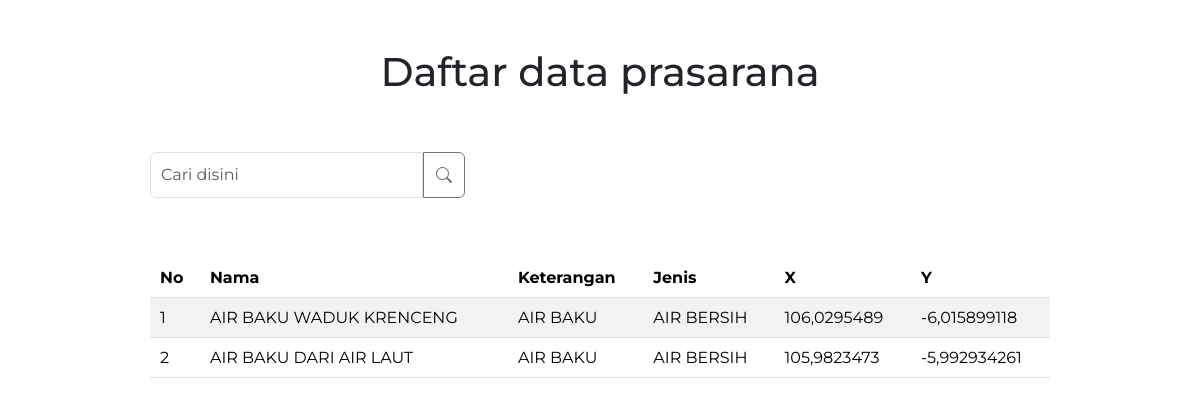
The app's page /backend/detail-data-prasarana?id=7 (signed in) with its own data.
### tables this page shows
CREATE TABLE `atribut_prasarana` (
  `id` int NOT NULL,
  `nama` varchar(255) DEFAULT NULL,
  `keterangan` varchar(255) DEFAULT NULL,
  `x` varchar(255) DEFAULT NULL,
  `y` varchar(255) DEFAULT NULL,
  `jenis` varchar(255) DEFAULT NULL,
  `data_pokok_id` int DEFAULT NULL
);

### backend/detail-data-prasarana.php (called while the page is built, shortened)
<?php
require 'functions/functions.php';
$id = $_GET['id'];
$getdata = query("SELECT * FROM atribut_prasarana
                  JOIN data_prasarana ON atribut_prasarana.data_pokok_id = data_prasarana.id
                  WHERE atribut_prasarana.data_pokok_id = $id");
require 'views/detail-data-prasarana.view.php';

### backend/functions/functions.php (called while the page is built, shortened)
<?php
include_once 'sweetalert.php';
if (!function_exists('koneksi')) {
    function koneksi()
    {
        $conn = mysqli_connect("localhost", "root", "", "webgis_cilegon");
        return $conn;
    }
}
if (!function_exists('query')) {
    function query($sql, $params = [])
    {
        $conn = koneksi();
        $stmt = mysqli_prepare($conn, $sql);
        $result = mysqli_stmt_execute($stmt);
        $rows = [];
        $result_set = mysqli_stmt_get_result($stmt);
        while ($row = mysqli_fetch_assoc($result_set)) {
            $rows[] = $row;
        }
        return $rows;
    }
}

### backend/views/detail-data-prasarana.view.php (the view, shortened to what this page needs)
<?php include 'views/partials/starter-head.php' ?>
<div class="container-fluid">
    <h1 class="mt-5 mb-2 text-center text-dark">Daftar data prasarana</h1>
    <div class="row w-75 m-auto">
        <div class="input-group searching mb-2 mt-5">
            <input type="search" name="keyword" id="keyword" class="form-control input-search" placeholder="Cari disini" aria-label="Cari disini" aria-describedby="button-addon2">
            <button class="btn btn-search btn-outline-secondary" name="search" id="search-button" type="submit" id="cari"><i class="bi bi-search"></i></button>
        </div>
        <?php $i = 1; ?>
        <div id="search-container" class="table-responsive mt-5">
            <table class="table table-striped m-auto mt-1">
                <thead>
                    <tr class="fofa">
                        <th scope="col">No</th>
                        <th scope="col">Nama</th>
                        <th scope="col">Keterangan</th>
                        <th scope="col">Jenis</th>
                        <th scope="col">X</th>
                        <th scope="col">Y</th>
                    </tr>
                </thead>
                <tbody>
                    <?php foreach ($getdata as $a) : ?>
                        <tr>
                            <td><?= $i++; ?></td>
                            <td><?= $a['nama']; ?></td>
                            <td><?= $a['keterangan']; ?></td>
                            <td><?= $a['jenis']; ?></td>
                            <td><?= $a['x']; ?></td>
                            <td><?= $a['y']; ?></td>
                        </tr>
                    <?php endforeach; ?>
                </tbody>
            </table>
        </div>
    </div>
</div>
<?php include 'views/partials/starter-foot.php' ?>

### backend/css/default.css (style rules this page uses)
* { padding: 0 !important; margin: 0 !important; }

### backend/css/detail-prasarana.css (style rules this page uses)
* { font-family: Montserrat; }
th { padding: 10px !important; }
td { padding: 10px !important; }

### backend/views/partials/starter-head.php (style rules this page uses)
.btn-search { padding: 8px 12px 8px 12px !important; }
.input-search { padding: 10px !important; }
.searching { width: 35% !important; }

### records on screen
atribut_prasarana: nama "AIR BAKU WADUK KRENCENG", keterangan "AIR BAKU", jenis "AIR BERSIH", x "106,0295489", y "-6,015899118"
atribut_prasarana: nama "AIR BAKU DARI AIR LAUT", keterangan "AIR BAKU", jenis "AIR BERSIH", x "105,9823473", y "-5,992934261"
